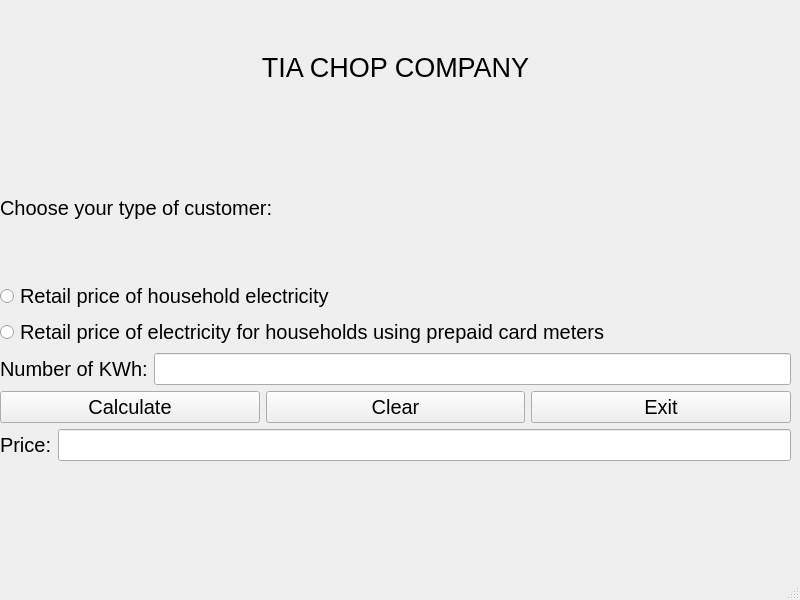
<?xml version="1.0" encoding="UTF-8"?>
<ui version="4.0">
 <class>MainWindow</class>
 <widget class="QMainWindow" name="MainWindow">
  <property name="geometry">
   <rect>
    <x>0</x>
    <y>0</y>
    <width>800</width>
    <height>600</height>
   </rect>
  </property>
  <property name="windowTitle">
   <string>MainWindow</string>
  </property>
  <widget class="QWidget" name="centralwidget">
   <widget class="QWidget" name="verticalLayoutWidget">
    <property name="geometry">
     <rect>
      <x>0</x>
      <y>0</y>
      <width>791</width>
      <height>461</height>
     </rect>
    </property>
    <layout class="QVBoxLayout" name="verticalLayout">
     <item>
      <widget class="QLabel" name="label">
       <property name="font">
        <font>
         <pointsize>20</pointsize>
        </font>
       </property>
       <property name="layoutDirection">
        <enum>Qt::LeftToRight</enum>
       </property>
       <property name="text">
        <string>TIA CHOP COMPANY</string>
       </property>
       <property name="alignment">
        <set>Qt::AlignCenter</set>
       </property>
      </widget>
     </item>
     <item>
      <widget class="QLabel" name="label_2">
       <property name="font">
        <font>
         <pointsize>15</pointsize>
        </font>
       </property>
       <property name="text">
        <string>Choose your type of customer:</string>
       </property>
      </widget>
     </item>
     <item>
      <layout class="QVBoxLayout" name="verticalLayout_2">
       <item>
        <widget class="QRadioButton" name="Household">
         <property name="font">
          <font>
           <pointsize>15</pointsize>
          </font>
         </property>
         <property name="text">
          <string>Retail price of household electricity</string>
         </property>
        </widget>
       </item>
       <item>
        <widget class="QRadioButton" name="prepaidcard">
         <property name="font">
          <font>
           <pointsize>15</pointsize>
          </font>
         </property>
         <property name="text">
          <string>Retail price of electricity for households using prepaid card meters</string>
         </property>
        </widget>
       </item>
       <item>
        <layout class="QHBoxLayout" name="horizontalLayout">
         <item>
          <widget class="QLabel" name="label_3">
           <property name="font">
            <font>
             <pointsize>15</pointsize>
            </font>
           </property>
           <property name="text">
            <string>Number of KWh:</string>
           </property>
          </widget>
         </item>
         <item>
          <widget class="QLineEdit" name="KWh">
           <property name="font">
            <font>
             <pointsize>15</pointsize>
            </font>
           </property>
          </widget>
         </item>
        </layout>
       </item>
      </layout>
     </item>
     <item>
      <layout class="QHBoxLayout" name="horizontalLayout_2">
       <item>
        <widget class="QPushButton" name="Calculate">
         <property name="font">
          <font>
           <pointsize>15</pointsize>
          </font>
         </property>
         <property name="text">
          <string>Calculate</string>
         </property>
         <property name="icon">
          <iconset>
           <normaloff>../img/process.png</normaloff>../img/process.png</iconset>
         </property>
         <property name="shortcut">
          <string>A</string>
         </property>
        </widget>
       </item>
       <item>
        <widget class="QPushButton" name="Clear">
         <property name="font">
          <font>
           <pointsize>15</pointsize>
          </font>
         </property>
         <property name="text">
          <string>Clear</string>
         </property>
         <property name="icon">
          <iconset>
           <normaloff>../img/16756467.png</normaloff>../img/16756467.png</iconset>
         </property>
         <property name="shortcut">
          <string>C</string>
         </property>
        </widget>
       </item>
       <item>
        <widget class="QPushButton" name="Exit">
         <property name="font">
          <font>
           <pointsize>15</pointsize>
          </font>
         </property>
         <property name="text">
          <string>Exit</string>
         </property>
         <property name="icon">
          <iconset>
           <normaloff>../img/exit.png</normaloff>../img/exit.png</iconset>
         </property>
         <property name="shortcut">
          <string>E</string>
         </property>
        </widget>
       </item>
      </layout>
     </item>
     <item>
      <layout class="QHBoxLayout" name="horizontalLayout_3">
       <item>
        <widget class="QLabel" name="label_4">
         <property name="font">
          <font>
           <pointsize>15</pointsize>
          </font>
         </property>
         <property name="text">
          <string>Price:</string>
         </property>
        </widget>
       </item>
       <item>
        <widget class="QLineEdit" name="Price">
         <property name="font">
          <font>
           <pointsize>15</pointsize>
          </font>
         </property>
        </widget>
       </item>
      </layout>
     </item>
    </layout>
   </widget>
  </widget>
  <widget class="QMenuBar" name="menubar">
   <property name="geometry">
    <rect>
     <x>0</x>
     <y>0</y>
     <width>800</width>
     <height>26</height>
    </rect>
   </property>
  </widget>
  <widget class="QStatusBar" name="statusbar"/>
 </widget>
 <resources/>
 <connections>
  <connection>
   <sender>Clear</sender>
   <signal>clicked()</signal>
   <receiver>KWh</receiver>
   <slot>clear()</slot>
   <hints>
    <hint type="sourcelabel">
     <x>395</x>
     <y>363</y>
    </hint>
    <hint type="destinationlabel">
     <x>492</x>
     <y>297</y>
    </hint>
   </hints>
  </connection>
  <connection>
   <sender>Clear</sender>
   <signal>clicked()</signal>
   <receiver>Price</receiver>
   <slot>clear()</slot>
   <hints>
    <hint type="sourcelabel">
     <x>395</x>
     <y>363</y>
    </hint>
    <hint type="destinationlabel">
     <x>430</x>
     <y>446</y>
    </hint>
   </hints>
  </connection>
 </connections>
</ui>
